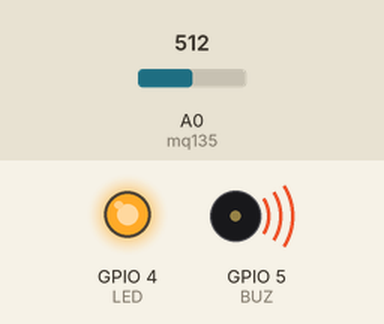
A sketch run on a simulated ESP8266 (NodeMCU). On the bench: output pins drawn as LEDs (lit = HIGH), buzzer (waves = sounding). The test bench sets the inputs (shaded band); at power-on: A0 (mq135) = 512. WiFi joins after 1.5 s; servers stay silent unless stated.

Above: at 5.2 s.
5.3 s: A0 (mq135) set to 211
8.0 s: A0 (mq135) set to 191
At 9.3 s:
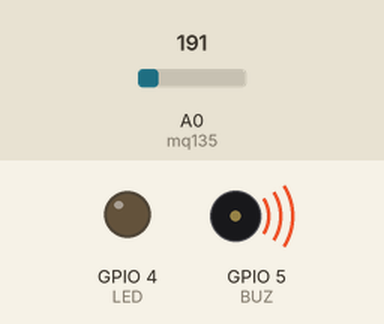
10.3 s: A0 (mq135) set to 210
At 12.8 s:
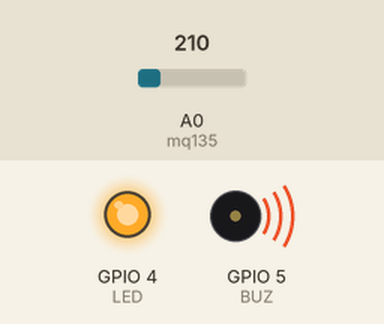
Timing chart, 0 to 14.3 s (numbered marks = the images above; inputs shaded):
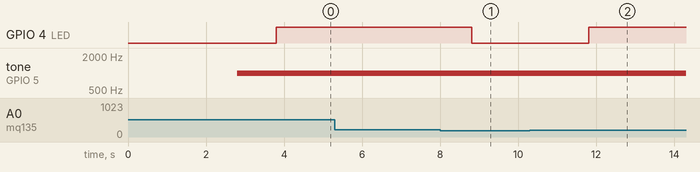

The sketch:

MQ135_Blynk.ino
```cpp
#define BLYNK_PRINT Serial
#include <ESP8266WiFi.h>
#include <BlynkSimpleEsp8266.h>

BlynkTimer timer;

char auth[] = "vEwEpjq0Iox17eMpYYOdfXJvdMl2vyEO";   //enter your token from email
char ssid[] = "Hiren";                              //enter your wifi username
char pass[] = "123456789";                          //enter your wifi password

const int BUZ = 5;  //buzzer to nodemcu D1 (GPIO-5)
const int LED = 4;  //LED to nodemcu D2 (GPIO-4)
int mq135 = A0;     //smoke sensor is connected with the analog pin A0
int data = 0;

void sensorData()
{
  data = analogRead(mq135);           //read A0 pin of NodeMCU
  Blynk.virtualWrite(V2,data);        //virtual pin V2

  if (data > 200)                     //trigger buzzer if if smoke sensor value is greate than 400
  {
      tone(BUZ,1000);                   // Send 1KHz sound signal…
      delay(1000);
      digitalWrite(LED,HIGH);
      delay(1000);                      // …for 1 sec
  }
  else
  {
    digitalWrite(LED,LOW);
    digitalWrite(BUZ,LOW);
  }
}

void setup() {
  Serial.begin(9600);
  Blynk.begin(auth, ssid, pass,"188.166.206.43");  //PING blynk-cloud.com
  timer.setInterval(1000L, sensorData);
  pinMode(BUZ, OUTPUT); // Set BUZ
  pinMode(LED, OUTPUT); // Set LED
}

void loop() {
  Blynk.run();
  timer.run();
}
```

Measured:
- the behaviour switches between 201 and 200 on A0 (mq135) (found by bisection; images 0 and 1)
- after the input at 5.3 s, every drawn part: stays the same
- after the input at 8.0 s, GPIO 4 (LED): HIGH → LOW after 0.81 s
- after the input at 10.3 s, GPIO 4 (LED): LOW → HIGH after 1.5 s
